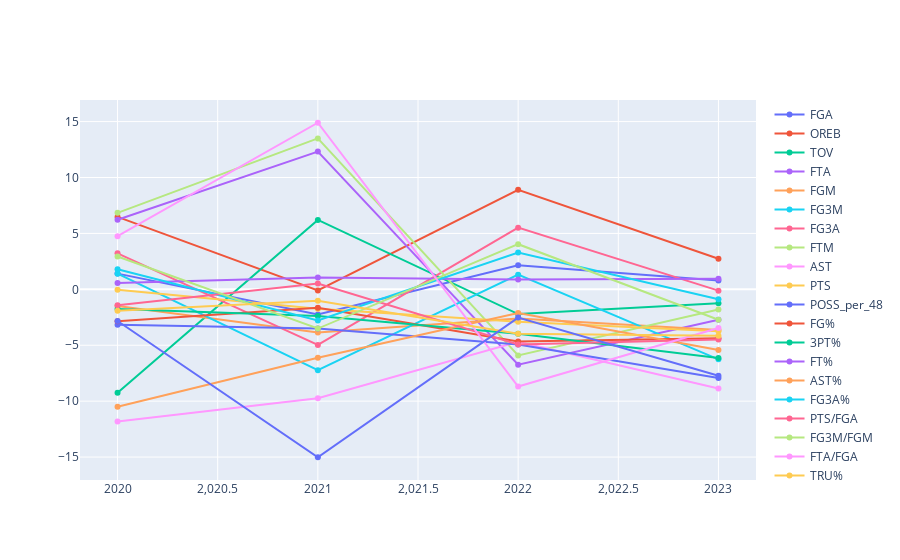

Source (notebook cell):
### Code cell
fig = go.Figure()
for col in comp_change_df.columns[1:]:
    fig.add_trace(go.Scatter(x=comp_change_df['season_start_year'],
                             y=comp_change_df[col], name=col))
fig.show()

### Figure 1 — Plotly figure (JSON) as saved in the notebook; plotly's stock layout.template omitted (floating-point values rounded to 4 significant figures)
{"data": [{"name": "FGA", "type": "scatter", "x": [2020, 2021, 2022, 2023], "y": [1.404, -2.245, 2.143, 0.779]}, {"name": "OREB", "type": "scatter", "x": [2020, 2021, 2022, 2023], "y": [6.476, -0.101, 8.902, 2.737]}, {"name": "TOV", "type": "scatter", "x": [2020, 2021, 2022, 2023], "y": [-9.256, 6.209, -2.212, -1.236]}, {"name": "FTA", "type": "scatter", "x": [2020, 2021, 2022, 2023], "y": [6.226, 12.32, -6.74, -2.712]}, {"name": "FGM", "type": "scatter", "x": [2020, 2021, 2022, 2023], "y": [-1.49, -3.86, -2.619, -3.639]}, {"name": "FG3M", "type": "scatter", "x": [2020, 2021, 2022, 2023], "y": [1.4, -7.233, 1.311, -6.261]}, {"name": "FG3A", "type": "scatter", "x": [2020, 2021, 2022, 2023], "y": [3.218, -4.974, 5.513, -0.117]}, {"name": "FTM", "type": "scatter", "x": [2020, 2021, 2022, 2023], "y": [6.837, 13.5, -5.918, -1.798]}, {"name": "AST", "type": "scatter", "x": [2020, 2021, 2022, 2023], "y": [-11.83, -9.74, -4.684, -8.868]}, {"name": "PTS", "type": "scatter", "x": [2020, 2021, 2022, 2023], "y": [-0.031, -1.734, -2.892, -3.745]}, {"name": "POSS_per_48", "type": "scatter", "x": [2020, 2021, 2022, 2023], "y": [-3.171, -3.502, -4.928, -7.931]}, {"name": "FG%", "type": "scatter", "x": [2020, 2021, 2022, 2023], "y": [-2.855, -1.652, -4.662, -4.384]}, {"name": "3PT%", "type": "scatter", "x": [2020, 2021, 2022, 2023], "y": [-1.762, -2.377, -3.982, -6.151]}, {"name": "FT%", "type": "scatter", "x": [2020, 2021, 2022, 2023], "y": [0.575, 1.052, 0.88, 0.939]}, {"name": "AST%", "type": "scatter", "x": [2020, 2021, 2022, 2023], "y": [-10.49, -6.117, -2.121, -5.427]}, {"name": "FG3A%", "type": "scatter", "x": [2020, 2021, 2022, 2023], "y": [1.789, -2.791, 3.299, -0.889]}, {"name": "PTS/FGA", "type": "scatter", "x": [2020, 2021, 2022, 2023], "y": [-1.416, 0.522, -4.929, -4.489]}, {"name": "FG3M/FGM", "type": "scatter", "x": [2020, 2021, 2022, 2023], "y": [2.934, -3.508, 4.036, -2.721]}, {"name": "FTA/FGA", "type": "scatter", "x": [2020, 2021, 2022, 2023], "y": [4.754, 14.9, -8.697, -3.464]}, {"name": "TRU%", "type": "scatter", "x": [2020, 2021, 2022, 2023], "y": [-1.912, -1.012, -3.977, -4.141]}, {"name": "AST_TOV", "type": "scatter", "x": [2020, 2021, 2022, 2023], "y": [-2.835, -15.02, -2.528, -7.728]}], "layout": {"autosize": true, "xaxis": {"autorange": true, "range": [2020.0, 2023.0], "type": "linear"}, "yaxis": {"autorange": true, "range": [-17.49, 17.36], "type": "linear"}}}
